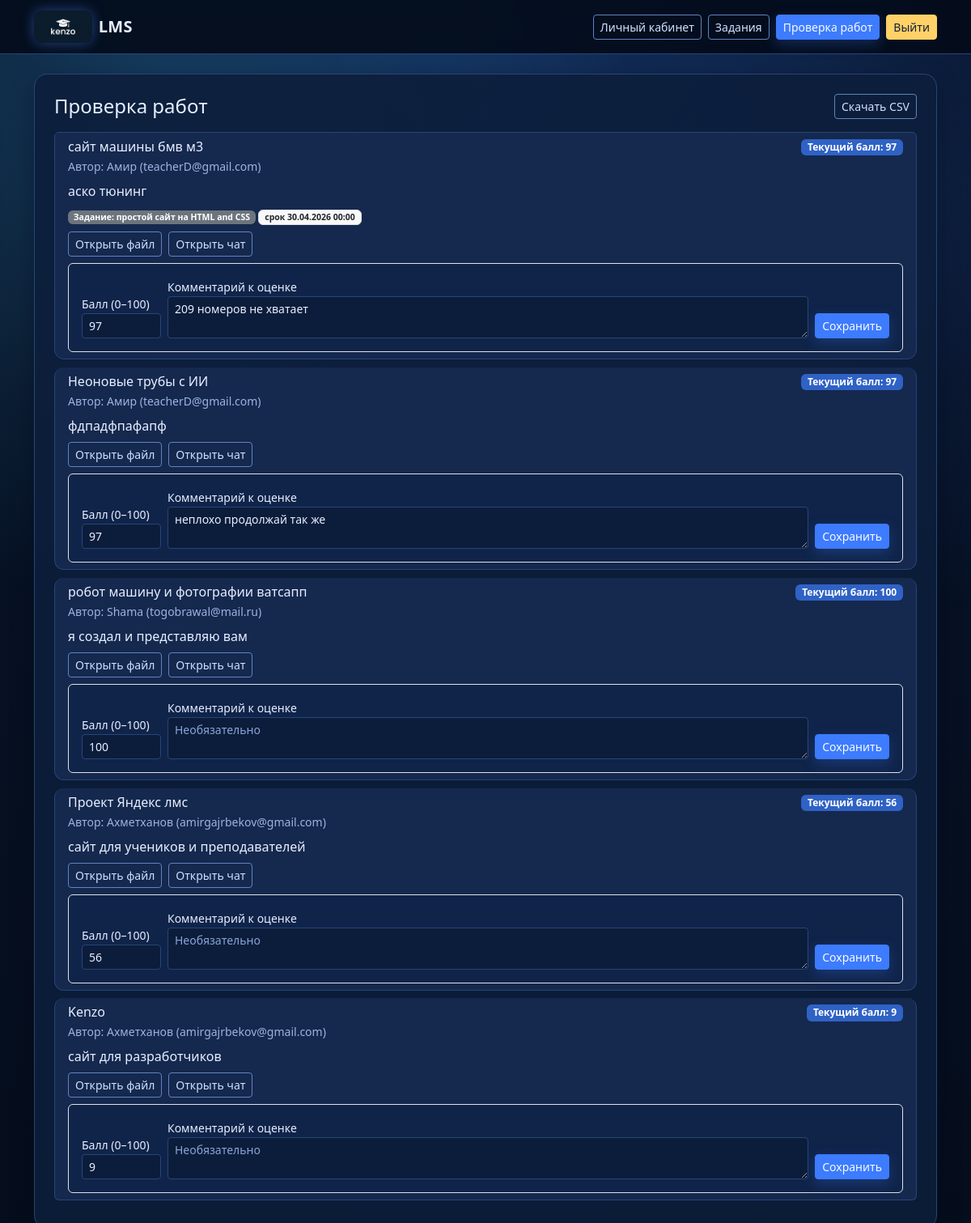
Page /teacher/review (signed in) on the committed database.
### app/models.py (models this page shows, shortened)
class Submission(db.Model):
    id = db.Column(db.Integer, primary_key=True)
    title = db.Column(db.String(150), nullable=False)
    description = db.Column(db.Text, nullable=False)
    filename = db.Column(db.String(255), nullable=False)
    score = db.Column(db.Integer, default=0)
    teacher_comment = db.Column(db.Text, nullable=True)
    created_at = db.Column(db.DateTime, default=datetime.utcnow)
    assignment_id = db.Column(db.Integer, db.ForeignKey("assignment.id"), nullable=True)
    assignment = db.relationship("Assignment", back_populates="submissions")
    author_id = db.Column(db.Integer, db.ForeignKey("user.id"), nullable=False)
    author = db.relationship("User", back_populates="submissions")
    feedback_messages = db.relationship(
        "FeedbackMessage",
        back_populates="submission",
        cascade="all, delete-orphan",
        order_by="FeedbackMessage.created_at.asc()",
    )
    @property
    def is_submitted_late(self) -> bool:
        if not self.assignment or self.assignment.due_at is None or self.created_at is None:
            return False
        return self.created_at > self.assignment.due_at

class User(UserMixin, db.Model):
    id = db.Column(db.Integer, primary_key=True)
    username = db.Column(db.String(80), unique=True, nullable=False)
    email = db.Column(db.String(120), unique=True, nullable=False)
    role = db.Column(db.String(20), nullable=False, default="student")
    password_hash = db.Column(db.String(255), nullable=False)
    created_at = db.Column(db.DateTime, default=datetime.utcnow)
    submissions = db.relationship("Submission", back_populates="author", cascade="all, delete")

class Assignment(db.Model):
    id = db.Column(db.Integer, primary_key=True)
    title = db.Column(db.String(150), nullable=False)
    instructions = db.Column(db.Text, nullable=True)
    due_at = db.Column(db.DateTime, nullable=True)
    created_at = db.Column(db.DateTime, default=datetime.utcnow)
    submissions = db.relationship("Submission", back_populates="assignment")

### app/routes/main.py (the view)
@main_bp.route("/teacher/review", methods=["GET"])
@login_required
@teacher_required
def teacher_review():
    items = (
        Submission.query.options(joinedload(Submission.assignment))
        .order_by(Submission.created_at.desc())
        .all()
    )
    form = TeacherScoreForm()
    return render_template("teacher_review.html", items=items, form=form)

### app/forms.py
class TeacherScoreForm(FlaskForm):
    score = IntegerField("Балл (0-100)", validators=[DataRequired(), NumberRange(min=0, max=100)])
    teacher_comment = TextAreaField(
        "Комментарий к оценке",
        validators=[Optional(), Length(max=2000)],
    )
    submit = SubmitField("Сохранить балл")

### app/models.py (called while the page is built)
@login_manager.user_loader
def load_user(user_id: str):
    return User.query.get(int(user_id))

### app/routes/main.py (called while the page is built)
def is_teacher(user) -> bool:
    if not user or not user.is_authenticated:
        return False
    if getattr(user, "role", "student") == "teacher":
        return True
    email = (user.email or "").lower()
    teacher_emails = {item.lower() for item in current_app.config.get("TEACHER_EMAILS", [])}
    return "teacher" in email or email in teacher_emails

def teacher_required(view_func):
    @wraps(view_func)
    def wrapper(*args, **kwargs):
        if not is_teacher(current_user):
            flash("Доступно только преподавателю", "danger")
            return redirect(url_for("main.dashboard"))
        return view_func(*args, **kwargs)
    return wrapper

### app/templates/teacher_review.html (shortened to what this page needs)
{% extends "base.html" %}
{% block content %}
<div class="card shadow-sm">
    <div class="card-body p-4">
        <div class="d-flex flex-wrap align-items-center justify-content-between gap-2 mb-3">
            <h1 class="h4 mb-0">Проверка работ</h1>
            <a href="{{ url_for('main.teacher_review_export_csv') }}" class="btn btn-sm btn-outline-secondary">Скачать CSV</a>
        </div>
        {% if items %}
            <div class="list-group">
                {% for item in items %}
                    <div class="list-group-item">
                        <div class="d-flex justify-content-between align-items-start mb-2">
                            <div>
                                <h2 class="h6 mb-1">{{ item.title }}</h2>
                                <div class="small text-muted">Автор: {{ item.author.username }} ({{ item.author.email }})</div>
                            </div>
                            <span class="badge text-bg-primary">Текущий балл: {{ item.score }}</span>
                        </div>
                        <p class="mb-2">{{ item.description }}</p>
                        {% if item.assignment %}
                            <div class="small mb-2">
                                <span class="badge text-bg-secondary">Задание: {{ item.assignment.title }}</span>
                                {% if item.assignment.due_at %}
                                    <span class="badge text-bg-light text-dark border">срок {{ item.assignment.due_at.strftime('%d.%m.%Y %H:%M') }}</span>
                                {% endif %}
                            </div>
                        {% endif %}
                        <div class="d-flex gap-2 align-items-center flex-wrap mb-2">
                            <a href="{{ url_for('main.uploaded_file', filename=item.filename) }}" class="btn btn-sm btn-outline-secondary">Открыть файл</a>
                            <a href="{{ url_for('main.feedback_chat', submission_id=item.id) }}" class="btn btn-sm btn-outline-primary">Открыть чат</a>
                        </div>
                        <form method="post" action="{{ url_for('main.set_score', submission_id=item.id) }}" class="border rounded p-3 bg-light-subtle">
                            <div class="row g-2 align-items-end">
                                <div class="col-sm-auto">
                                    <label class="form-label small mb-0" for="score-{{ item.id }}">Балл (0–100)</label>
                                    <input type="number" min="0" max="100" name="score" id="score-{{ item.id }}" value="{{ item.score }}" class="form-control form-control-sm" style="max-width: 130px;">
                                </div>
                                <div class="col-12 col-md">
                                    <label class="form-label small mb-0" for="comment-{{ item.id }}">Комментарий к оценке</label>
                                    <textarea name="teacher_comment" id="comment-{{ item.id }}" class="form-control form-control-sm" rows="2" maxlength="2000" placeholder="Необязательно">{{ item.teacher_comment or '' }}</textarea>
                                </div>
                                <div class="col-sm-auto">
                                    <button type="submit" class="btn btn-sm btn-success">Сохранить</button>
                                </div>
                            </div>
                        </form>
                    </div>
                {% endfor %}
            </div>
        {% else %}
            <p class="text-muted">Пока нет работ для проверки.</p>
        {% endif %}
    </div>
</div>
{% endblock %}

### app/static/css/style.css (style rules this page uses)
:root { --bg-main: #071225; --bg-surface: #0f1f3d; --bg-surface-soft: #15284e; --border-color: #274577; --text-main: #e7efff; --text-muted: #9db4de; --primary: #3d7bff; --primary-hover: #5690ff; --accent: #45c6ff; }
body { background: radial-gradient(circle at top, #122e5b 0%, var(--bg-main) 45%, #050d1c 100%); color: var(--text-main); min-height: 100vh; }
body::before { content: ""; position: fixed; inset: 0; pointer-events: none; background: radial-gradient(circle at 15% 10%, rgba(69, 198, 255, 0.18), transparent 35%), radial-gradient(circle at 85% 20%, rgba(61, 123, 255, 0.12), transparent 30%); z-index: -1; }
.card { background: rgba(13, 30, 59, 0.9); border: 1px solid var(--border-color); border-radius: 1rem; color: var(--text-main); box-shadow: 0 10px 28px rgba(2, 8, 20, 0.4) !important; transition: transform 0.2s ease, box-shadow 0.2s ease; }
.list-group-item { background: var(--bg-surface-soft); border: 1px solid var(--border-color); border-radius: 0.75rem; margin-bottom: 0.6rem; color: var(--text-main); }
.form-control, .form-select { background: #0c1d3b; border: 1px solid var(--border-color); color: var(--text-main); }
.form-control::placeholder { color: #89a6d8; }
.text-muted { color: var(--text-muted) !important; }
a { color: #8fbeff; }
.btn-primary, .btn-success, .btn-info { background: var(--primary); border-color: var(--primary); color: #f7fbff; box-shadow: 0 6px 16px rgba(44, 94, 191, 0.35); }
.btn-outline-light, .btn-outline-primary, .btn-outline-secondary, .btn-outline-success, .btn-outline-info { color: #cfe0ff; border-color: #5f84be; }
.btn { position: relative; overflow: hidden; transition: transform 0.22s ease, box-shadow 0.22s ease, background-color 0.22s ease, border-color 0.22s ease, color 0.22s ease; }
.btn::before { content: ""; position: absolute; top: -120%; left: -30%; width: 55%; height: 320%; background: linear-gradient(to right, transparent, rgba(255, 255, 255, 0.28), transparent); transform: rotate(22deg); opacity: 0; transition: left 0.45s ease, opacity 0.2s ease; pointer-events: none; }
.badge.text-bg-primary { background-color: #2f62c5 !important; }
.bg-light-subtle { background-color: #10244a !important; }

### rows in the picture
Submission: title "сайт машины бмв м3", author.username "Амир", author.email "teacherD@gmail.com", score "97", description "аско тюнинг", assignment "простой сайт на HTML and CSS", assignment.due_at "30.04.2026 00:00", teacher_comment "209 номеров не хватает"
Submission: title "Неоновые трубы с ИИ", author.username "Амир", author.email "teacherD@gmail.com", score "97", description "фдпадфпафапф", teacher_comment "неплохо продолжай так же"
Submission: title "робот машину и фотографии ватсапп", author.username "Shama", author.email "togobrawal@mail.ru", score "100", description "я создал и представляю вам", teacher_comment "Необязательно"
Submission: title "Проект Яндекс лмс", author.username "Ахметханов", author.email "amirgajrbekov@gmail.com", score "56", description "сайт для учеников и преподавателей", teacher_comment "Необязательно"
Submission: title "Kenzo", author.username "Ахметханов", author.email "amirgajrbekov@gmail.com", score "9", description "сайт для разработчиков", teacher_comment "Необязательно"
